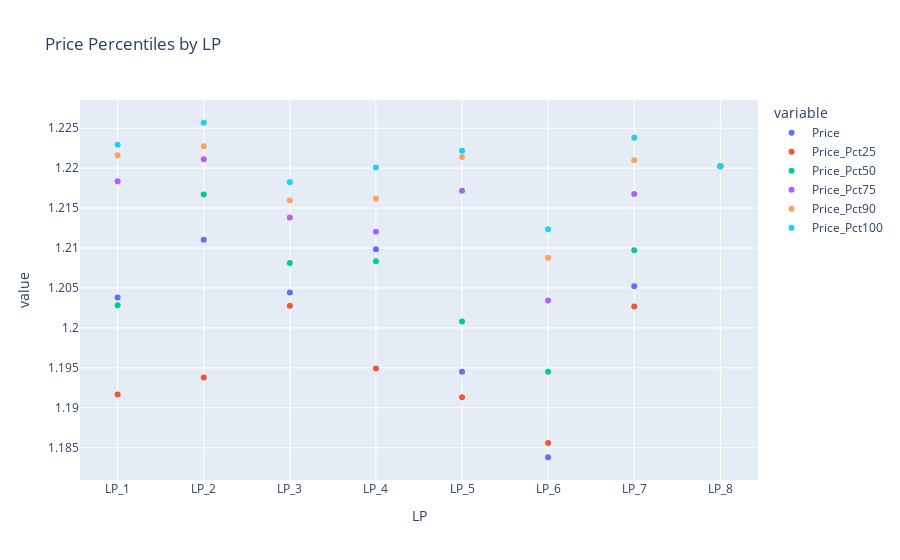

Notebook cell for this chart:
### Code cell
fig =px.scatter(df[(df.Symbol == "EURUSD") & (df.Side == "B")], y= ["Price","Price_Pct25","Price_Pct50","Price_Pct75","Price_Pct90","Price_Pct100"], 
          title  ="Price Percentiles by LP" )
fig

### Figure 1 — Plotly figure (JSON) as saved in the notebook; plotly's stock layout.template omitted (floating-point values rounded to 4 significant figures)
{"data": [{"hovertemplate": "variable=Price<br>LP=%{x}<br>value=%{y}<extra></extra>", "legendgroup": "Price", "marker": {"color": "#636efa", "symbol": "circle"}, "mode": "markers", "name": "Price", "orientation": "v", "showlegend": true, "type": "scatter", "x": ["LP_1", "LP_2", "LP_3", "LP_4", "LP_5", "LP_6", "LP_7", "LP_8"], "xaxis": "x", "y": [1.204, 1.211, 1.204, 1.21, 1.195, 1.184, 1.205, 1.22], "yaxis": "y"}, {"hovertemplate": "variable=Price_Pct25<br>LP=%{x}<br>value=%{y}<extra></extra>", "legendgroup": "Price_Pct25", "marker": {"color": "#EF553B", "symbol": "circle"}, "mode": "markers", "name": "Price_Pct25", "orientation": "v", "showlegend": true, "type": "scatter", "x": ["LP_1", "LP_2", "LP_3", "LP_4", "LP_5", "LP_6", "LP_7", "LP_8"], "xaxis": "x", "y": [1.192, 1.194, 1.203, 1.195, 1.191, 1.186, 1.203, 1.22], "yaxis": "y"}, {"hovertemplate": "variable=Price_Pct50<br>LP=%{x}<br>value=%{y}<extra></extra>", "legendgroup": "Price_Pct50", "marker": {"color": "#00cc96", "symbol": "circle"}, "mode": "markers", "name": "Price_Pct50", "orientation": "v", "showlegend": true, "type": "scatter", "x": ["LP_1", "LP_2", "LP_3", "LP_4", "LP_5", "LP_6", "LP_7", "LP_8"], "xaxis": "x", "y": [1.203, 1.217, 1.208, 1.208, 1.201, 1.195, 1.21, 1.22], "yaxis": "y"}, {"hovertemplate": "variable=Price_Pct75<br>LP=%{x}<br>value=%{y}<extra></extra>", "legendgroup": "Price_Pct75", "marker": {"color": "#ab63fa", "symbol": "circle"}, "mode": "markers", "name": "Price_Pct75", "orientation": "v", "showlegend": true, "type": "scatter", "x": ["LP_1", "LP_2", "LP_3", "LP_4", "LP_5", "LP_6", "LP_7", "LP_8"], "xaxis": "x", "y": [1.218, 1.221, 1.214, 1.212, 1.217, 1.203, 1.217, 1.22], "yaxis": "y"}, {"hovertemplate": "variable=Price_Pct90<br>LP=%{x}<br>value=%{y}<extra></extra>", "legendgroup": "Price_Pct90", "marker": {"color": "#FFA15A", "symbol": "circle"}, "mode": "markers", "name": "Price_Pct90", "orientation": "v", "showlegend": true, "type": "scatter", "x": ["LP_1", "LP_2", "LP_3", "LP_4", "LP_5", "LP_6", "LP_7", "LP_8"], "xaxis": "x", "y": [1.222, 1.223, 1.216, 1.216, 1.221, 1.209, 1.221, 1.22], "yaxis": "y"}, {"hovertemplate": "variable=Price_Pct100<br>LP=%{x}<br>value=%{y}<extra></extra>", "legendgroup": "Price_Pct100", "marker": {"color": "#19d3f3", "symbol": "circle"}, "mode": "markers", "name": "Price_Pct100", "orientation": "v", "showlegend": true, "type": "scatter", "x": ["LP_1", "LP_2", "LP_3", "LP_4", "LP_5", "LP_6", "LP_7", "LP_8"], "xaxis": "x", "y": [1.223, 1.226, 1.218, 1.22, 1.222, 1.212, 1.224, 1.22], "yaxis": "y"}], "layout": {"autosize": true, "legend": {"title": {"text": "variable"}, "tracegroupgap": 0}, "title": {"text": "Price Percentiles by LP"}, "xaxis": {"anchor": "y", "autorange": true, "domain": [0, 1], "range": [-0.4397, 7.44], "title": {"text": "LP"}, "type": "category"}, "yaxis": {"anchor": "x", "autorange": true, "domain": [0, 1], "range": [1.18, 1.229], "title": {"text": "value"}, "type": "linear"}}}
